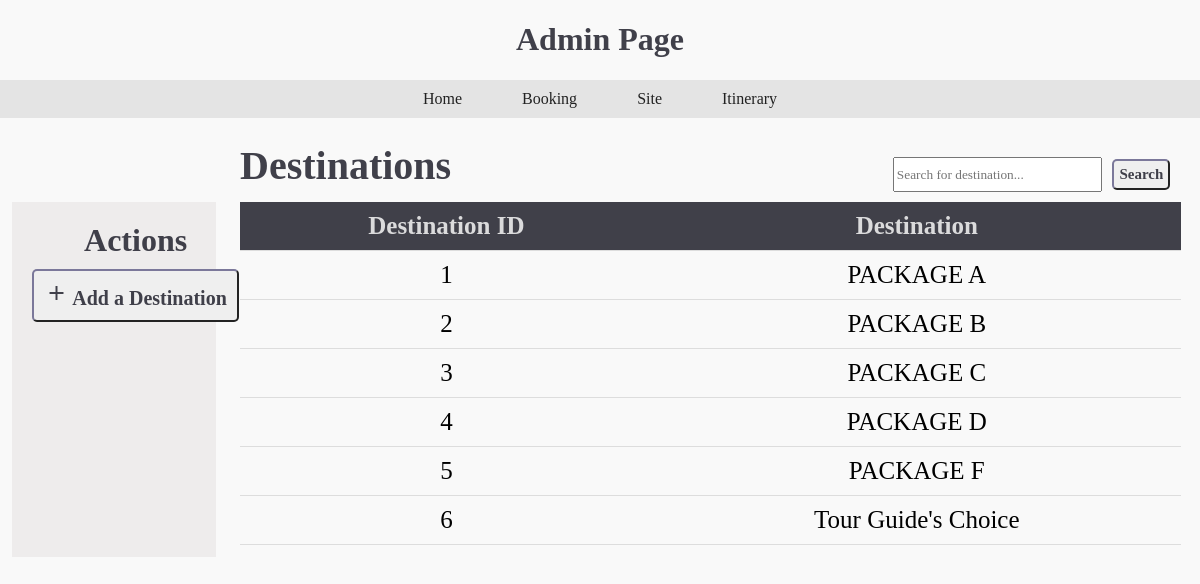
Page /Admin/itinerary.php on the committed database.
### tables this page shows
CREATE TABLE `destination` (
  `dest_id` int(11) NOT NULL,
  `dest_destination` varchar(200) NOT NULL
);

### Admin/query_functions.php (called while the page is built, shortened)
<?php
include('../connection.php');
function fetch_all($table){
    global $conn;
    $query = "SELECT * FROM $table";
    $all_records = mysqli_query($conn, $query);
    return $all_records;
}
?>

### Admin/itinerary.php (the view, shortened to what this page needs)
<?php
include('../connection.php');
include('query_functions.php');
$all_destinations = fetch_all("destination");
?>
<!DOCTYPE html>
<html>
<head>
    <link rel="stylesheet" href="admin.css">
</head>
<body>
<div id="title_container">
    <p id="title">Destinations</p>
    <form action="" method="get" id=search>
        <input type="text" name=search id="search_field" placeholder="Search for destination...">
        <input type=submit id=submit_search value=Search>
    </form>
</div>
<div id=body>
    <div id="actions_container">
        <h1 id="actions_title">Actions</h1>
        <button id="add_button" onclick="document.location=''"><i class="material-icons">add</i> Add a Destination</button>
    </div>
    <div id="table_container">
        <table id=all_records>
            <tr>
                <th>Destination ID</th>
                <th>Destination</th>
            </tr>
            <?php
            if (mysqli_num_rows($all_destinations) > 0) {
                while($destination = mysqli_fetch_assoc($all_destinations)) {
                    ?>
                    <tr onclick="location.href='itinerary_details.php?id=<?php echo $destination['dest_id']; ?>'">
                        <td><?php echo $destination['dest_id']; ?> </td>
                        <td><?php echo $destination['dest_destination']; ?> </td>
                    </tr>
                    <?php
                }
            } else { ?>
                <tr>
                    <td colspan="2">No record found</td>
                </tr>
            <?php
            }
            ?>
        </table>
    </div>
</div>
</body>
</html>

### Admin/navbar.css (style rules this page uses)
.header { text-align: center; background-color: #f9f9f9; color: #21212cda; }
body { font-family: SFPro; margin: 0; padding: 0; background-color: #f9f9f9; justify-content: center; }
.navbar { background-color: #e4e4e4; overflow: hidden; display: flex; justify-content: center; }
.navbar ul { margin: 0; padding: 0; list-style-type: none; display: flex; align-items: center; }
.navbar li { padding: 10px; }
.navbar a { color: #222222; text-decoration: none; padding: 10px 20px; }

### Admin/admin.css (style rules this page uses)
#body { display: flex; flex-direction: row; margin-left: auto; margin-right: 0%; margin-bottom: 1%; width: 100%; }
#actions_container { display: flex; flex-direction: column; flex-wrap: wrap; float: left; width: 17%; align-items: center; margin-left: 1%; background-color: rgb(238, 236, 236); }
#actions_title { display: inline; float: left; font-weight: bold; color: #21212cda; margin: 10%; margin-bottom: 2%; }
#add_button { float: left; width: max-content; font-family: SFPro; font-size: 20px; font-weight: bold; color: #21212cda; border-color: #292838da; border-width: 2px; border-radius: 5px; padding: 10px; cursor: pointer; margin: 10%; margin-top: 3%; }
#title_container { display: flex; margin-left: auto; margin-right: 0%; margin-top: 2%; margin-bottom: 1%; width: 80%; font-size: 40px; font-weight: bold; }
#title { color: #21212cda; margin: 0%; }
#search { margin-left: auto; margin-right: 2%; width: 30%; }
#search_field { font-family: SFPro; height: 60%; width: 70%; }
#submit_search { font-family: SFPro; font-size: 15px; font-weight: bold; color: #21212cda; border-color: #292838da; border-width: 2px; border-radius: 5px; padding: 5px; cursor: pointer; }
#table_container { display: flex; margin-left: auto; margin-right: 0%; margin-bottom: 1%; width: 80%; font-size: 30; font-weight: bold; }
table { font-size: 25px; width: 100%; margin-right: 2%; overflow: auto; text-align: center; border-collapse: collapse; }
th { background-color: #21212cda; color: rgba(240, 240, 240, 0.884); }
th, td { border-bottom: 1px solid #ddd; border-collapse: collapse; padding: 10px; }
tr { font-weight: normal; }

### rows in the picture
destination: dest_id "1", dest_destination "PACKAGE A"
destination: dest_id "2", dest_destination "PACKAGE B"
destination: dest_id "3", dest_destination "PACKAGE C"
destination: dest_id "4", dest_destination "PACKAGE D"
destination: dest_id "5", dest_destination "PACKAGE F"
destination: dest_id "6", dest_destination "Tour Guide's Choice"
